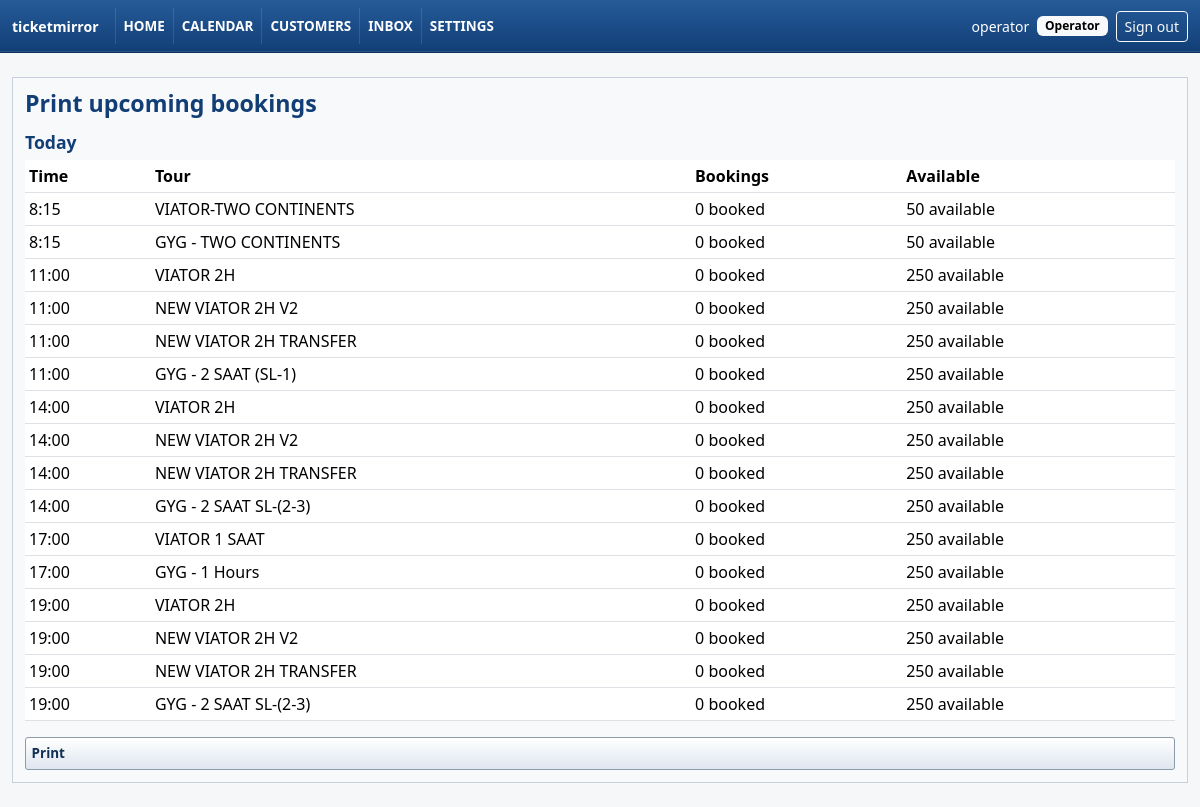
Page /agenda/print/ (signed in) on the committed database.
### apps/accounts/models.py (models this page shows, shortened)
class UserProfile(models.Model):
    class Role(models.TextChoices):
        ADMIN = "admin", "Admin"
        OPERATOR = "operator", "Operator"
        VIEWER = "viewer", "Viewer"
    user = models.OneToOneField(
        settings.AUTH_USER_MODEL,
        on_delete=models.CASCADE,
        related_name="profile",
    )
    role = models.CharField(max_length=20, choices=Role.choices, default=Role.VIEWER)
    created_at = models.DateTimeField(auto_now_add=True)
    updated_at = models.DateTimeField(auto_now=True)
    class Meta:
        ordering = ["user__username"]

### apps/bookings/models.py (models this page shows, shortened)
class TimeStampedModel(models.Model):
    created_at = models.DateTimeField(auto_now_add=True)
    updated_at = models.DateTimeField(auto_now=True)
    class Meta:
        abstract = True

class TourActivity(TimeStampedModel):
    class Category(models.TextChoices):
        CRUISE = "cruise", "Cruise"
        LAND_AND_CRUISE = "land_and_cruise", "Land and cruise"
        YACHT = "yacht", "Yacht"
        OTHER = "other", "Other"
    name = models.CharField(max_length=180, unique=True)
    internal_display_name = models.CharField(max_length=180, blank=True)
    active = models.BooleanField(default=True)
    category = models.CharField(
        max_length=40,
        choices=Category.choices,
        blank=True,
    )
    display_settings = models.JSONField(default=dict, blank=True)
    notes = models.TextField(blank=True)
    class Meta:
        ordering = ["name"]
        indexes = [
            models.Index(fields=["active"], name="activity_active_idx"),
            models.Index(
                fields=["category", "active"],
                name="activity_cat_active_idx",
            ),
        ]

### apps/core/views.py (the view)
# urls.py: path("agenda/print/", agenda_print, name="agenda_print"),
@login_required
def agenda_print(request):
    selected_date = _parse_date(request.GET.get("date")) or timezone.localdate()
    range_days = _parse_range_days(request.GET.get("range"))
    return render(
        request,
        "core/agenda_print.html",
        {
            "selected_date": selected_date,
            "range_days": range_days,
            "agenda_sections": _agenda_sections(selected_date, range_days),
        },
    )

### apps/bookings/services.py (called while the page is built, shortened)
def resolve_active_schedule(activity, service_date) -> ActivitySchedule | None:
    schedules = activity.schedules.filter(active=True).filter(
        Q(date_from__isnull=True) | Q(date_from__lte=service_date),
        Q(date_to__isnull=True) | Q(date_to__gte=service_date),
    )
    candidates = list(schedules)
    if not candidates:
        return None
    return sorted(candidates, key=_schedule_precedence_key)[0]

def get_slot_bookings(service_date, slot: ActivityScheduleSlot):
    return (
        Booking.objects.filter(
            schedule_slot=slot,
            active_travel_date=service_date,
        )
        .exclude(status__in=EXCLUDED_CAPACITY_STATUSES)
        .exclude(attendance_status__in=EXCLUDED_ATTENDANCE_STATUSES)
        .exclude(
            review_items__status=ReviewQueueItem.Status.OPEN,
            review_items__issue_type=ReviewQueueItem.IssueType.PRODUCT_MISMATCH,
        )
        .select_related("provider", "activity", "schedule_slot")
        .order_by("provider__name", "provider_booking_reference")
        .distinct()
    )

def slot_label(slot: ActivityScheduleSlot | None) -> str:
    if not slot:
        return "Open"
    if slot.slot_type in {
        ActivityScheduleSlot.SlotType.FULL_DAY,
        ActivityScheduleSlot.SlotType.HALF_DAY,
        ActivityScheduleSlot.SlotType.OPEN_TIME,
        ActivityScheduleSlot.SlotType.PRIVATE_GROUP,
    }:
        return f"{slot.start_time:%H:%M} {slot.get_slot_type_display()}"
    return slot.start_time.strftime("%H:%M")

def _schedule_precedence_key(schedule):
    date_span = _schedule_date_span(schedule)
    kind_rank = (
        0 if schedule.schedule_kind == ActivitySchedule.ScheduleKind.CURRENT else 1
    )
    return (date_span, kind_rank, schedule.priority, schedule.id)

def _schedule_date_span(schedule):
    if schedule.date_from and schedule.date_to:
        return (schedule.date_to - schedule.date_from).days
    return 999999

def _schedule_applies_to_weekday(schedule, service_date):
    if not schedule.days_of_week:
        return True
    return service_date.weekday() in schedule.days_of_week

def _slot_applies_to_weekday(slot, service_date):
    if not slot.days_of_week:
        return True
    return service_date.weekday() in slot.days_of_week

def _schedule_exceptions(schedule, service_date):
    return list(
        schedule.exceptions.filter(active=True, date=service_date).order_by("id")
    )

def _slot_removed_by_exception(slot, service_date) -> bool:
    return False

### apps/core/templates/core/agenda_print.html (shortened to what this page needs)
{% extends "base/base.html" %}
{% block content %}
  <section class="tm-bookeo-page">
    <h1>Print upcoming bookings</h1>
    {% for section in agenda_sections %}
      <h2>{{ section.label }}</h2>
      <table class="table table-sm tm-table">
        <thead>
          <tr>
            <th>Time</th>
            <th>Tour</th>
            <th>Bookings</th>
            <th>Available</th>
          </tr>
        </thead>
        <tbody>
          {% for row in section.rows %}
            <tr>
              <td>{{ row.time }}</td>
              <td>{{ row.title }}</td>
              <td>{{ row.booked }} booked{% if row.blocked %}, {{ row.blocked }} blocked{% endif %}</td>
              <td>{% if row.available is not None %}{{ row.available }} available{% else %}capacity not set{% endif %}</td>
            </tr>
          {% empty %}
            <tr>
              <td colspan="4">No agenda slots for this date.</td>
            </tr>
          {% endfor %}
        </tbody>
      </table>
    {% endfor %}
    <button class="tm-action-button" type="button" onclick="window.print()">Print</button>
  </section>
{% endblock %}

### apps/core/templates/base/base.html (shortened to what this page needs)
{% load booking_extras %}
<!doctype html>
<html lang="en">
  <head>
    <link href="https://cdn.jsdelivr.net/npm/bootstrap@5.3.3/dist/css/bootstrap.min.css" rel="stylesheet">
  </head>
  <body>
    <nav class="navbar navbar-expand-lg tm-top-nav">
      <div class="container-fluid tm-shell">
        <a class="navbar-brand fw-semibold" href="{% url 'core:dashboard' %}">ticketmirror</a>
        {% if user.is_authenticated %}
          <div class="collapse navbar-collapse" id="mainNav">
            <div class="navbar-nav me-auto" data-testid="primary-nav">
              <a class="nav-link" href="{% url 'core:dashboard' %}">Home</a>
              <a class="nav-link" href="{% url 'bookings:daily' %}">Calendar</a>
              <a class="nav-link" href="{% url 'core:customers' %}">Customers</a>
              <a class="nav-link" href="{% url 'inbox' %}">Inbox</a>
              <a class="nav-link" href="{% url 'core:settings' %}">Settings</a>
            </div>
            <form method="post" action="{% url 'logout' %}" class="d-flex align-items-center gap-2">
              <span class="small">{{ user.username }}</span>
              {% if user.is_superuser %}
                <span class="badge text-bg-light">Admin</span>
              {% elif user.profile %}
                <span class="badge text-bg-light">{{ user.profile.get_role_display }}</span>
              {% endif %}
              <button class="btn btn-sm btn-outline-light" type="submit">Sign out</button>
            </form>
          </div>
        {% endif %}
      </div>
    </nav>
    <main class="container-fluid tm-shell py-4">
      {% block content %}{% endblock %}
    </main>
  </body>
</html>

### apps/core/templates/base/base.html (style rules this page uses)
body { background: #f6f7f9; color: #1f2933; }
.tm-shell { max-width: 1480px; }
.tm-top-nav { background: linear-gradient(#255b99, #123e76); border-bottom: 1px solid #0b315f; box-shadow: inset 0 -1px 0 rgba(255,255,255,.12); }
.tm-top-nav .navbar-brand, .tm-top-nav .nav-link, .tm-top-nav .small { color: #fff; }
.tm-top-nav .navbar-brand { font-size: .88rem; }
.tm-top-nav .nav-link { border-left: 1px solid rgba(255,255,255,.12); font-size: .84rem; font-weight: 700; padding-left: 1.2rem; padding-right: 1.2rem; text-transform: uppercase; }
.tm-action-button { background: linear-gradient(#fff, #dfe6ef); border: 1px solid #8d9baa; border-radius: 3px; color: #102f55; display: block; font-size: .84rem; font-weight: 750; line-height: 1.1; padding: .52rem .35rem; text-align: left; text-decoration: none; width: 100%; }
.tm-bookeo-page { background: #f8f9fb; border: 1px solid #c7d0dc; padding: .75rem; }
.tm-bookeo-page h1 { color: #123e76; font-size: 1.45rem; font-weight: 750; margin: 0 0 .65rem; }
.tm-bookeo-page h2 { color: #123e76; font-size: 1.1rem; font-weight: 750; margin: .9rem 0 .4rem; }

### rows in the picture
TourActivity: title "VIATOR-TWO CONTINENTS"
TourActivity: title "GYG - TWO CONTINENTS"
TourActivity: title "VIATOR 2H" "VIATOR 2H" "VIATOR 2H"
TourActivity: title "NEW VIATOR 2H V2" "NEW VIATOR 2H V2" "NEW VIATOR 2H V2"
TourActivity: title "NEW VIATOR 2H TRANSFER" "NEW VIATOR 2H TRANSFER" "NEW VIATOR 2H TRANSFER"
TourActivity: title "GYG - 2 SAAT (SL-1)"
TourActivity: title "GYG - 2 SAAT SL-(2-3)" "GYG - 2 SAAT SL-(2-3)"
TourActivity: title "VIATOR 1 SAAT"
TourActivity: title "GYG - 1 Hours"

### other values in the picture
{{ user.username }} "operator"
{{ user.profile.get_role_display }} "Operator"
{{ section.label }} "Today"
{{ row.time }} "8:15" "8:15" "11:00" "11:00" "11:00" "11:00" "14:00" "14:00" "14:00" "14:00" "17:00" "17:00" "19:00" "19:00" "19:00" "19:00"
{{ row.booked }} "0" "0" "0" "0" "0" "0" "0" "0" "0" "0" "0" "0" "0" "0" "0" "0"
{{ row.available }} "50" "50" "250" "250" "250" "250" "250" "250" "250" "250" "250" "250" "250" "250" "250" "250"
